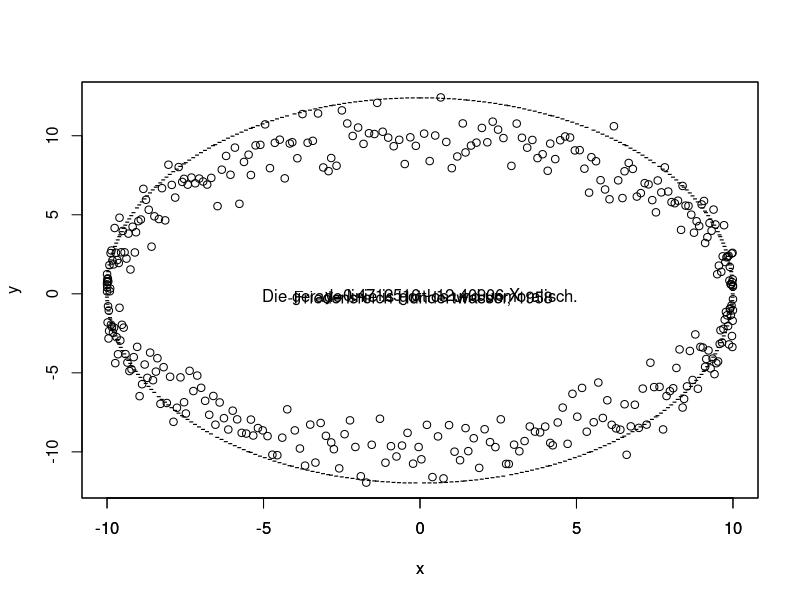

This figure's R source:
# Not everything that looks non-linear is non-linear 
radius <- 10

theta<-c(0:365)

y <- radius * sin(theta) + rnorm(366,mean=0,sd=1)
x <- radius * cos(theta)

plot(x,y)

#OLS
#bestfit <- lm(y~sin(theta))
#yest <- bestfit$coefficients[1]+bestfit$coefficients[2]*sin(theta)
# beta0 <-bestfit$coefficients[1]
# beta <- bestfit$coefficients[2]

# Orthogonal regression
v <- prcomp(cbind(x,y))$rotation
beta <- v[2,1]/v[1,1]
beta0 <- mean(y) - beta*mean(x)

yest <- beta0 + beta * sin(theta)



par(new=T)
plot(x,yest,yaxt="n",ylab="",pch="-")
text(0,2," y=0.4712516 - 12.40906 X")
text(0,0,"Die gerade linie is gottlos und unmoralisch.")
text(0,-2,"-Friedensreich Hundertwasser, 1958")

#summary(bestfit)